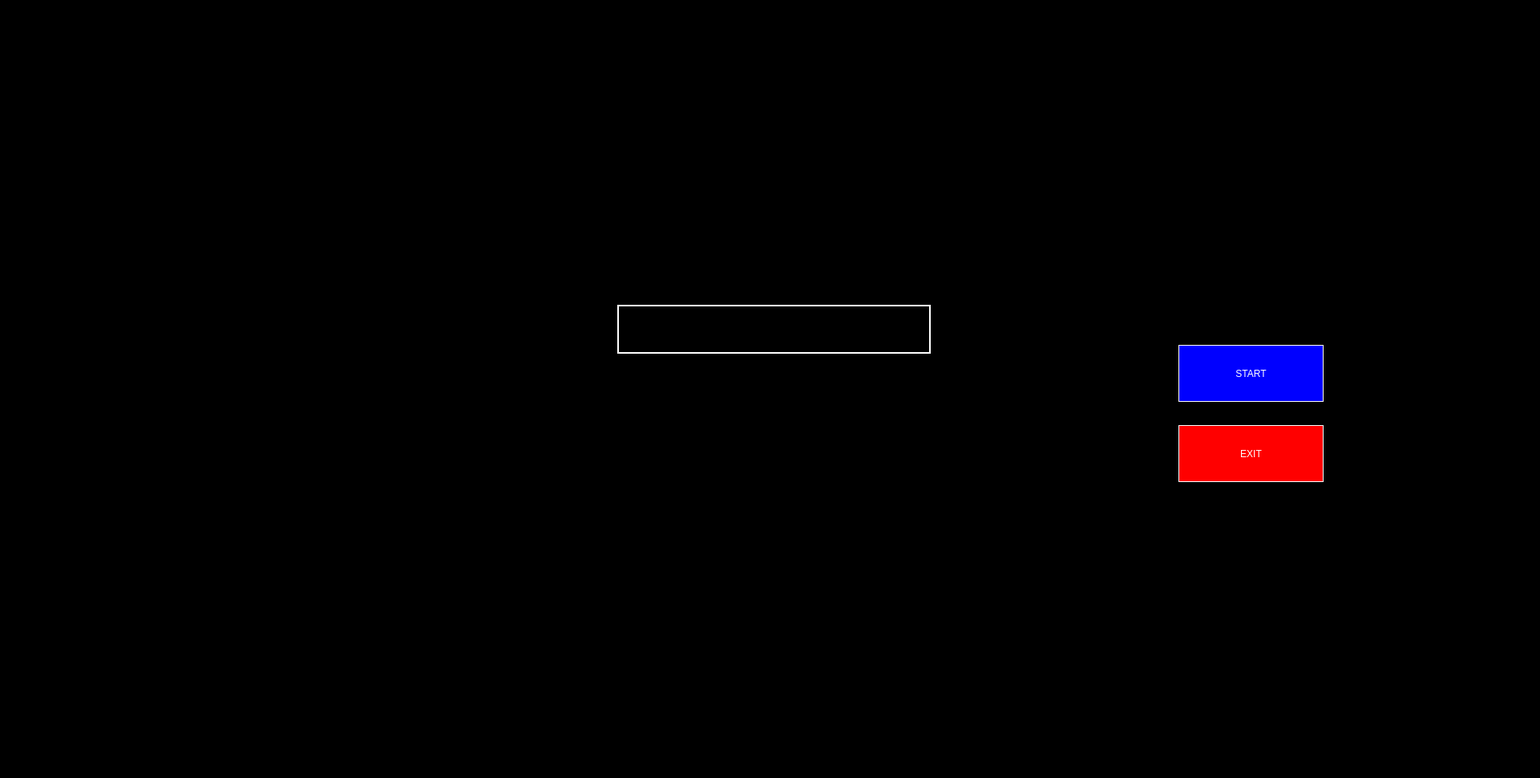
<?xml version="1.0" encoding="UTF-8"?>
<ui version="4.0">
 <class>MainWindow</class>
 <widget class="QMainWindow" name="MainWindow">
  <property name="geometry">
   <rect>
    <x>0</x>
    <y>0</y>
    <width>1921</width>
    <height>970</height>
   </rect>
  </property>
  <property name="windowTitle">
   <string>MainWindow</string>
  </property>
  <widget class="QWidget" name="centralwidget">
   <widget class="QLabel" name="background">
    <property name="geometry">
     <rect>
      <x>0</x>
      <y>0</y>
      <width>1921</width>
      <height>1051</height>
     </rect>
    </property>
    <property name="styleSheet">
     <string notr="true">background-color: rgb(0, 0, 0);</string>
    </property>
    <property name="text">
     <string/>
    </property>
    <property name="scaledContents">
     <bool>true</bool>
    </property>
   </widget>
   <widget class="QLabel" name="foreground">
    <property name="geometry">
     <rect>
      <x>0</x>
      <y>-20</y>
      <width>1921</width>
      <height>1001</height>
     </rect>
    </property>
    <property name="text">
     <string/>
    </property>
    <property name="pixmap">
     <pixmap>GUI/ExtraGui/Jarvis_Gui (2).gif</pixmap>
    </property>
    <property name="scaledContents">
     <bool>true</bool>
    </property>
   </widget>
   <widget class="QPushButton" name="startbtn">
    <property name="geometry">
     <rect>
      <x>1470</x>
      <y>430</y>
      <width>181</width>
      <height>71</height>
     </rect>
    </property>
    <property name="styleSheet">
     <string notr="true">background-color: rgb(0, 0, 255);
color: rgb(255, 255, 255);
font: 75 16pt &quot;CaskaydiaCove NF&quot;;
border: 1px solid white;
/*background-color: rgb(85, 255, 255);*/</string>
    </property>
    <property name="text">
     <string>START</string>
    </property>
   </widget>
   <widget class="QPushButton" name="exitbtn">
    <property name="geometry">
     <rect>
      <x>1470</x>
      <y>530</y>
      <width>181</width>
      <height>71</height>
     </rect>
    </property>
    <property name="styleSheet">
     <string notr="true">color: rgb(255, 255, 255);
font: 75 16pt &quot;CaskaydiaCove NF&quot;;
background-color: rgb(255, 0, 0);
border: 1px solid white;</string>
    </property>
    <property name="text">
     <string>EXIT</string>
    </property>
   </widget>
   <widget class="QTextBrowser" name="textBrowser">
    <property name="geometry">
     <rect>
      <x>770</x>
      <y>380</y>
      <width>391</width>
      <height>61</height>
     </rect>
    </property>
    <property name="styleSheet">
     <string notr="true">background-color: rgb(0, 0, 0);
color: rgb(255, 255, 255);
border: 2px solid white;</string>
    </property>
   </widget>
  </widget>
 </widget>
 <resources/>
 <connections/>
</ui>
